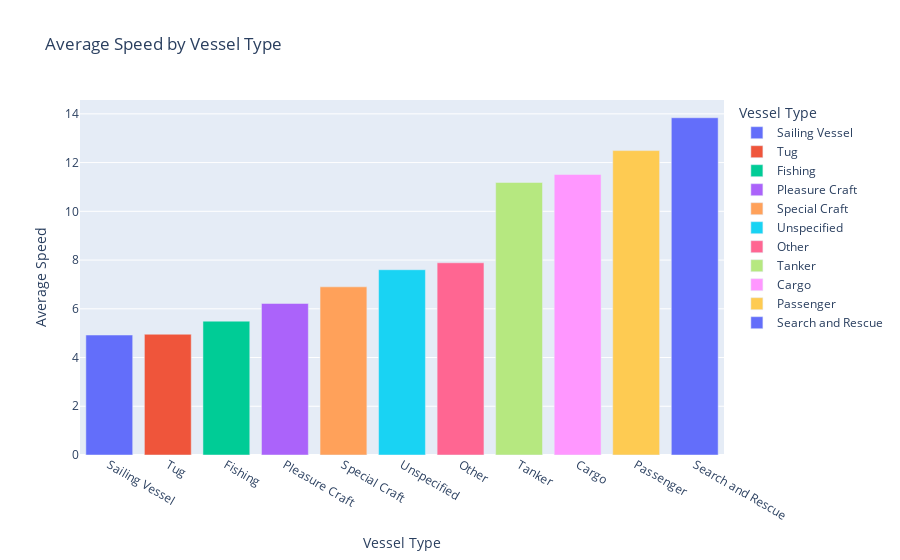

The notebook cell saved with this chart:
### Code cell
px.bar(df.groupby(['type_summary'],as_index=False).mean().sort_values('speed_avg'), 
       x='type_summary', y='speed_avg', color='type_summary', 
       title='Average Speed by Vessel Type',
       labels={'type_summary': 'Vessel Type', 'speed_avg':'Average Speed'})

### Figure 1 — Plotly figure (JSON) as saved in the notebook; plotly's stock layout.template omitted (floating-point values rounded to 4 significant figures)
{"data": [{"alignmentgroup": "True", "hovertemplate": "Vessel Type=%{x}<br>Average Speed=%{y}<extra></extra>", "legendgroup": "Sailing Vessel", "marker": {"color": "#636efa"}, "name": "Sailing Vessel", "offsetgroup": "Sailing Vessel", "orientation": "v", "showlegend": true, "textposition": "auto", "type": "bar", "x": ["Sailing Vessel"], "xaxis": "x", "y": [4.924], "yaxis": "y"}, {"alignmentgroup": "True", "hovertemplate": "Vessel Type=%{x}<br>Average Speed=%{y}<extra></extra>", "legendgroup": "Tug", "marker": {"color": "#EF553B"}, "name": "Tug", "offsetgroup": "Tug", "orientation": "v", "showlegend": true, "textposition": "auto", "type": "bar", "x": ["Tug"], "xaxis": "x", "y": [4.955], "yaxis": "y"}, {"alignmentgroup": "True", "hovertemplate": "Vessel Type=%{x}<br>Average Speed=%{y}<extra></extra>", "legendgroup": "Fishing", "marker": {"color": "#00cc96"}, "name": "Fishing", "offsetgroup": "Fishing", "orientation": "v", "showlegend": true, "textposition": "auto", "type": "bar", "x": ["Fishing"], "xaxis": "x", "y": [5.493], "yaxis": "y"}, {"alignmentgroup": "True", "hovertemplate": "Vessel Type=%{x}<br>Average Speed=%{y}<extra></extra>", "legendgroup": "Pleasure Craft", "marker": {"color": "#ab63fa"}, "name": "Pleasure Craft", "offsetgroup": "Pleasure Craft", "orientation": "v", "showlegend": true, "textposition": "auto", "type": "bar", "x": ["Pleasure Craft"], "xaxis": "x", "y": [6.218], "yaxis": "y"}, {"alignmentgroup": "True", "hovertemplate": "Vessel Type=%{x}<br>Average Speed=%{y}<extra></extra>", "legendgroup": "Special Craft", "marker": {"color": "#FFA15A"}, "name": "Special Craft", "offsetgroup": "Special Craft", "orientation": "v", "showlegend": true, "textposition": "auto", "type": "bar", "x": ["Special Craft"], "xaxis": "x", "y": [6.901], "yaxis": "y"}, {"alignmentgroup": "True", "hovertemplate": "Vessel Type=%{x}<br>Average Speed=%{y}<extra></extra>", "legendgroup": "Unspecified", "marker": {"color": "#19d3f3"}, "name": "Unspecified", "offsetgroup": "Unspecified", "orientation": "v", "showlegend": true, "textposition": "auto", "type": "bar", "x": ["Unspecified"], "xaxis": "x", "y": [7.603], "yaxis": "y"}, {"alignmentgroup": "True", "hovertemplate": "Vessel Type=%{x}<br>Average Speed=%{y}<extra></extra>", "legendgroup": "Other", "marker": {"color": "#FF6692"}, "name": "Other", "offsetgroup": "Other", "orientation": "v", "showlegend": true, "textposition": "auto", "type": "bar", "x": ["Other"], "xaxis": "x", "y": [7.888], "yaxis": "y"}, {"alignmentgroup": "True", "hovertemplate": "Vessel Type=%{x}<br>Average Speed=%{y}<extra></extra>", "legendgroup": "Tanker", "marker": {"color": "#B6E880"}, "name": "Tanker", "offsetgroup": "Tanker", "orientation": "v", "showlegend": true, "textposition": "auto", "type": "bar", "x": ["Tanker"], "xaxis": "x", "y": [11.18], "yaxis": "y"}, {"alignmentgroup": "True", "hovertemplate": "Vessel Type=%{x}<br>Average Speed=%{y}<extra></extra>", "legendgroup": "Cargo", "marker": {"color": "#FF97FF"}, "name": "Cargo", "offsetgroup": "Cargo", "orientation": "v", "showlegend": true, "textposition": "auto", "type": "bar", "x": ["Cargo"], "xaxis": "x", "y": [11.51], "yaxis": "y"}, {"alignmentgroup": "True", "hovertemplate": "Vessel Type=%{x}<br>Average Speed=%{y}<extra></extra>", "legendgroup": "Passenger", "marker": {"color": "#FECB52"}, "name": "Passenger", "offsetgroup": "Passenger", "orientation": "v", "showlegend": true, "textposition": "auto", "type": "bar", "x": ["Passenger"], "xaxis": "x", "y": [12.49], "yaxis": "y"}, {"alignmentgroup": "True", "hovertemplate": "Vessel Type=%{x}<br>Average Speed=%{y}<extra></extra>", "legendgroup": "Search and Rescue", "marker": {"color": "#636efa"}, "name": "Search and Rescue", "offsetgroup": "Search and Rescue", "orientation": "v", "showlegend": true, "textposition": "auto", "type": "bar", "x": ["Search and Rescue"], "xaxis": "x", "y": [13.84], "yaxis": "y"}], "layout": {"barmode": "relative", "legend": {"title": {"text": "Vessel Type"}, "tracegroupgap": 0}, "title": {"text": "Average Speed by Vessel Type"}, "xaxis": {"anchor": "y", "categoryarray": ["Sailing Vessel", "Tug", "Fishing", "Pleasure Craft", "Special Craft", "Unspecified", "Other", "Tanker", "Cargo", "Passenger", "Search and Rescue"], "categoryorder": "array", "domain": [0, 1], "title": {"text": "Vessel Type"}}, "yaxis": {"anchor": "x", "domain": [0, 1], "title": {"text": "Average Speed"}}}}
